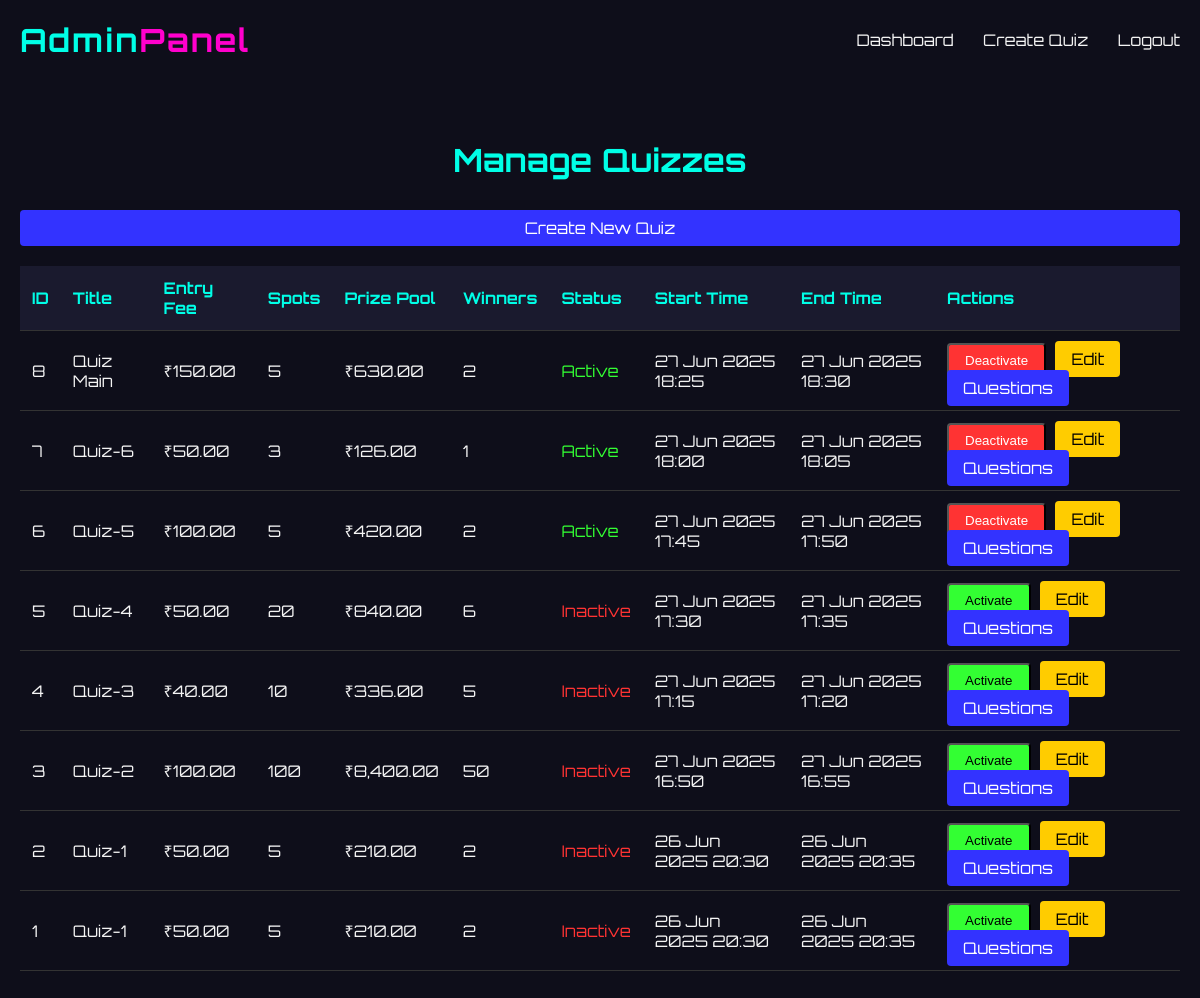
/admin_quizzes.php (signed in), run on the app's committed database.
### tables this page shows
CREATE TABLE `quizzes` (
  `id` int(11) NOT NULL,
  `title` varchar(255) NOT NULL,
  `entry_fee` decimal(10,2) NOT NULL DEFAULT 0.00,
  `max_spots` int(11) NOT NULL DEFAULT 0,
  `prize_pool` decimal(10,2) DEFAULT 0.00,
  `commission_percent` decimal(5,2) NOT NULL DEFAULT 16.00,
  `is_active` tinyint(1) DEFAULT 1,
  `start_time` datetime DEFAULT NULL,
  `end_time` datetime DEFAULT NULL,
  `created_at` timestamp NOT NULL DEFAULT current_timestamp(),
  `winners` int(11) NOT NULL DEFAULT 1
);

### admin_quizzes.php (the view, shortened to what this page needs)
<?php
require_once 'db_connect.php';
$sql = "SELECT * FROM quizzes ORDER BY created_at DESC";
$result = mysqli_query($con, $sql);
$quizzes = mysqli_fetch_all($result, MYSQLI_ASSOC);
?>
<!DOCTYPE html>
<html lang="en">
<head>
</head>
<body>
    <div class="nav">
        <div class="logo">Admin<span>Panel</span></div>
        <nav>
            <a href="dashboard.php">Dashboard</a>
            <a href="create_quiz.php">Create Quiz</a>
            <a href="logout.php">Logout</a>
        </nav>
    </div>
    <div class="container">
        <h1>Manage Quizzes</h1>
        <a href="create_quiz.php" class="btn btn-primary create-btn">Create New Quiz</a>
        <table>
            <thead>
                <tr>
                    <th>ID</th>
                    <th>Title</th>
                    <th>Entry Fee</th>
                    <th>Spots</th>
                    <th>Prize Pool</th>
                    <th>Winners</th>
                    <th>Status</th>
                    <th>Start Time</th>
                    <th>End Time</th>
                    <th>Actions</th>
                </tr>
            </thead>
            <tbody>
                <?php foreach ($quizzes as $quiz): ?>
                <tr>
                    <td><?= htmlspecialchars($quiz['id']) ?></td>
                    <td><?= htmlspecialchars($quiz['title']) ?></td>
                    <td>₹<?= number_format($quiz['entry_fee'], 2) ?></td>
                    <td><?= $quiz['max_spots'] ?></td>
                    <td>₹<?= number_format($quiz['prize_pool'], 2) ?></td>
                    <td><?= $quiz['winners'] ?></td>
                    <td class="<?= $quiz['is_active'] ? 'status-active' : 'status-inactive' ?>">
                        <?= $quiz['is_active'] ? 'Active' : 'Inactive' ?>
                    </td>
                    <td><?= date('d M Y H:i', strtotime($quiz['start_time'])) ?></td>
                    <td><?= date('d M Y H:i', strtotime($quiz['end_time'])) ?></td>
                    <td>
                        <form method="post" style="display:inline;">
                            <button type="submit" name="toggle_quiz" class="btn <?= $quiz['is_active'] ? 'btn-danger' : 'btn-success' ?>">
                                <?= $quiz['is_active'] ? 'Deactivate' : 'Activate' ?>
                            </button>
                        </form>
                        <a href="edit_quiz.php?id=<?= $quiz['id'] ?>" class="btn btn-warning">Edit</a>
                        <a href="manage_questions.php?quiz_id=<?= $quiz['id'] ?>" class="btn btn-primary">Questions</a>
                    </td>
                </tr>
                <?php endforeach; ?>
            </tbody>
        </table>
    </div>
</body>
</html>

### admin_quizzes.php (style rules this page uses)
* { margin: 0; padding: 0; box-sizing: border-box; }
body { font-family: 'Orbitron', sans-serif; background: #0e0e1a; color: #f4f4f4; }
.nav { display: flex; justify-content: space-between; align-items: center; padding: 20px; }
.logo { font-size: 32px; color: #00ffe7; font-weight: bold; letter-spacing: 2px; }
.logo span { color: #ff00cc; }
nav a { margin-left: 25px; text-decoration: none; color: #f4f4f4; font-size: 16px; }
.container { max-width: 1200px; margin: 40px auto; padding: 20px; }
h1 { text-align: center; margin-bottom: 30px; color: #00ffe7; }
table { width: 100%; border-collapse: collapse; margin-top: 20px; }
th, td { padding: 12px; text-align: left; border-bottom: 1px solid #333; }
th { background-color: #1a1a2e; color: #00ffe7; }
.btn { padding: 8px 16px; border-radius: 4px; text-decoration: none; margin-right: 5px; }
.btn-primary { background-color: #3333ff; color: white; }
.btn-danger { background-color: #ff3333; color: white; }
.btn-success { background-color: #33ff33; color: black; }
.btn-warning { background-color: #ffcc00; color: black; }
.status-active { color: #33ff33; }
.status-inactive { color: #ff3333; }
.create-btn { display: block; text-align: center; margin: 20px 0; }

### data on the page
quizzes: id "8", title "Quiz Main", entry_fee "150.00", max_spots "5", prize_pool "630.00", winners "2", is_active "Active", start_time "27 Jun 2025 18:25", end_time "27 Jun 2025 18:30"
quizzes: id "7", title "Quiz-6", entry_fee "50.00", max_spots "3", prize_pool "126.00", winners "1", is_active "Active", start_time "27 Jun 2025 18:00", end_time "27 Jun 2025 18:05"
quizzes: id "6", title "Quiz-5", entry_fee "100.00", max_spots "5", prize_pool "420.00", winners "2", is_active "Active", start_time "27 Jun 2025 17:45", end_time "27 Jun 2025 17:50"
quizzes: id "5", title "Quiz-4", entry_fee "50.00", max_spots "20", prize_pool "840.00", winners "6", is_active "Inactive", start_time "27 Jun 2025 17:30", end_time "27 Jun 2025 17:35"
quizzes: id "4", title "Quiz-3", entry_fee "40.00", max_spots "10", prize_pool "336.00", winners "5", is_active "Inactive", start_time "27 Jun 2025 17:15", end_time "27 Jun 2025 17:20"
quizzes: id "3", title "Quiz-2", entry_fee "100.00", max_spots "100", prize_pool "8,400.00", winners "50", is_active "Inactive", start_time "27 Jun 2025 16:50", end_time "27 Jun 2025 16:55"
quizzes: id "2", title "Quiz-1", entry_fee "50.00", max_spots "5", prize_pool "210.00", winners "2", is_active "Inactive", start_time "26 Jun 2025 20:30", end_time "26 Jun 2025 20:35"
quizzes: id "1", title "Quiz-1", entry_fee "50.00", max_spots "5", prize_pool "210.00", winners "2", is_active "Inactive", start_time "26 Jun 2025 20:30", end_time "26 Jun 2025 20:35"
